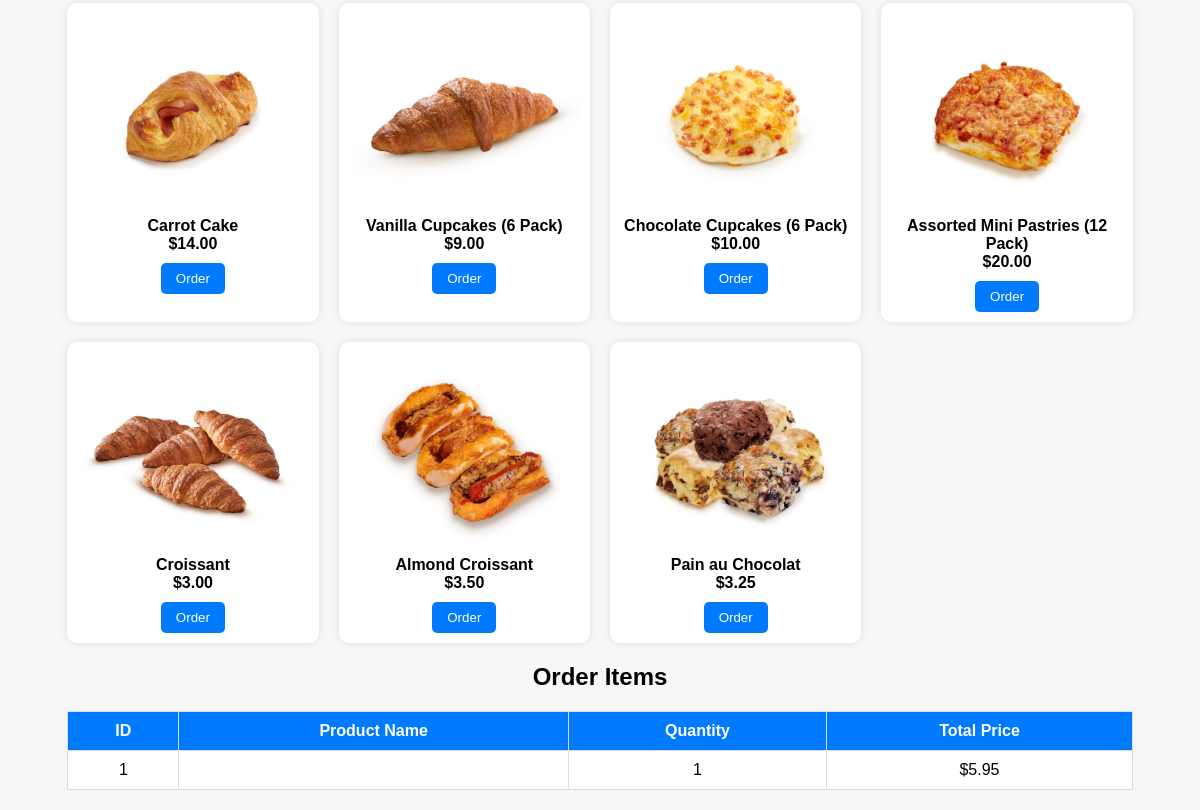
/manageorder.php (lower part), run on an earlier commit of the app's database.
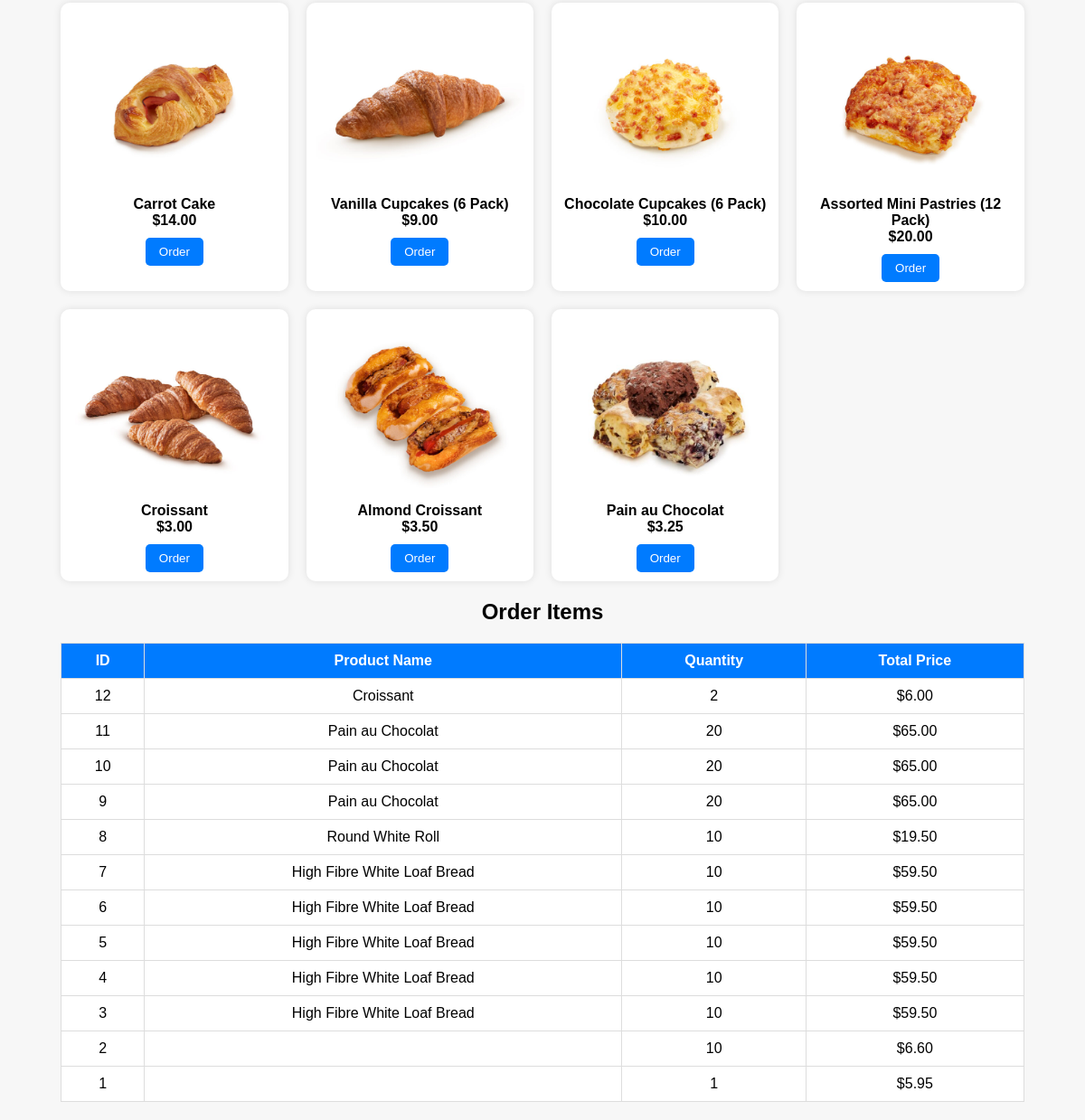
And on a later commit of the database.
### tables this page shows
CREATE TABLE IF NOT EXISTS `order_items` (
  `id` int NOT NULL AUTO_INCREMENT,
  `order_id` int NOT NULL,
  `product_id` int NOT NULL,
  `quantity` int NOT NULL,
  `price` decimal(10,2) NOT NULL,
  `product_name` varchar(100) DEFAULT NULL,
  PRIMARY KEY (`id`),
  KEY `order_id` (`order_id`),
  KEY `product_id` (`product_id`)
);

### manageorder.php (the view, shortened to what this page needs)
<?php
include 'db.php';
$products = [
    ["id"=>1, "name"=>"High Fibre White Loaf Bread", "image"=>"pro1.jpg", "price"=>5.95],
    ["id"=>2, "name"=>"White Block Loaf Bread", "image"=>"pro2.jpg", "price"=>3.95],
    ["id"=>3, "name"=>"Round White Roll", "image"=>"pro3.jpg", "price"=>1.95],
    ["id"=>4, "name"=>"White Vienna", "image"=>"pro4.jpg", "price"=>4.95],
    ["id"=>5, "name"=>"Traditional Hot Cross Bun 6 Pack", "image"=>"pro5.jpg", "price"=>6.95],
    ["id"=>6, "name"=>"Chocolate Cake", "image"=>"pro6.jpg", "price"=>15.00],
    ["id"=>7, "name"=>"Red Velvet Cake", "image"=>"pro7.jpg", "price"=>18.00],
    ["id"=>8, "name"=>"Lemon Drizzle Cake", "image"=>"pro8.jpg", "price"=>12.00],
    ["id"=>9, "name"=>"Carrot Cake", "image"=>"pro9.jpg", "price"=>14.00],
    ["id"=>10, "name"=>"Vanilla Cupcakes (6 Pack)", "image"=>"pro10.jpg", "price"=>9.00],
    ["id"=>11, "name"=>"Chocolate Cupcakes (6 Pack)", "image"=>"pro11.jpg", "price"=>10.00],
    ["id"=>12, "name"=>"Assorted Mini Pastries (12 Pack)", "image"=>"pro12.jpg", "price"=>20.00],
    ["id"=>13, "name"=>"Croissant", "image"=>"pro13.jpg", "price"=>3.00],
    ["id"=>14, "name"=>"Almond Croissant", "image"=>"pro14.jpg", "price"=>3.50],
    ["id"=>15, "name"=>"Pain au Chocolat", "image"=>"pro15.jpg", "price"=>3.25],
];
$orders_result = $conn->query("SELECT * FROM order_items ORDER BY id DESC");
?>
<!DOCTYPE html>
<html>
<head>
</head>
<body>
<div class="product-container">
    <?php foreach($products as $p): ?>
    <div class="gallery">
        <img src="images/<?= htmlspecialchars($p['image'] ?? '') ?>" alt="<?= htmlspecialchars($p['name'] ?? '') ?>">
        <div><b><?= htmlspecialchars($p['name'] ?? '') ?></b></div>
        <div><b>$<?= number_format($p['price'],2) ?></b></div>
        <button onclick="orderProduct(<?= $p['id'] ?>, '<?= htmlspecialchars(addslashes($p['name'] ?? '')) ?>', <?= $p['price'] ?>)">Order</button>
    </div>
    <?php endforeach; ?>
</div>
<h2>Order Items</h2>
<?php
if($orders_result && $orders_result->num_rows > 0){
    echo "<table>
            <tr><th>ID</th><th>Product Name</th><th>Quantity</th><th>Total Price</th></tr>";
    while($row = $orders_result->fetch_assoc()){
        echo "<tr>
                <td>{$row['id']}</td>
                <td>".htmlspecialchars($row['product_name'] ?? '')."</td>
                <td>{$row['quantity']}</td>
                <td>\$".number_format($row['price'],2)."</td>
              </tr>";
    }
    echo "</table>";
} else {
    echo "<p>No order items yet.</p>";
}
?>
</body>
</html>

### manageorder.php (style rules this page uses)
body { font-family: Arial; background:#f7f7f7; text-align:center; }
.product-container { display:grid; grid-template-columns:repeat(auto-fill,minmax(250px,1fr)); gap:20px; width:90%; margin:20px auto; }
.gallery { background:#fff; padding:10px; border-radius:10px; box-shadow:0 0 8px rgba(0,0,0,0.1); }
.gallery img { width:100%; height:200px; object-fit:cover; border-radius:5px; }
.gallery button { margin-top:10px; padding:8px 15px; background:#007BFF; color:#fff; border:none; border-radius:5px; cursor:pointer; }
table { width:90%; margin:20px auto; border-collapse:collapse; background:#fff; }
th, td { border:1px solid #ddd; padding:10px; text-align:center; }
th { background:#007BFF; color:#fff; }

What changed in the data, as far as the page shows it:
added order_items: id "12", product_name "Croissant", quantity "2", price "6.00"
added order_items: id "11", product_name "Pain au Chocolat", quantity "20", price "65.00"
added order_items: id "10", product_name "Pain au Chocolat", quantity "20", price "65.00"
added order_items: id "9", product_name "Pain au Chocolat", quantity "20", price "65.00"
added order_items: id "8", product_name "Round White Roll", quantity "10", price "19.50"
added order_items: id "7", product_name "High Fibre White Loaf Bread", quantity "10", price "59.50"
added order_items: id "6", product_name "High Fibre White Loaf Bread", quantity "10", price "59.50"
added order_items: id "5", product_name "High Fibre White Loaf Bread", quantity "10", price "59.50"
added order_items: id "4", product_name "High Fibre White Loaf Bread", quantity "10", price "59.50"
added order_items: id "3", product_name "High Fibre White Loaf Bread", quantity "10", price "59.50"
added order_items: id "2", quantity "10", price "6.60"
